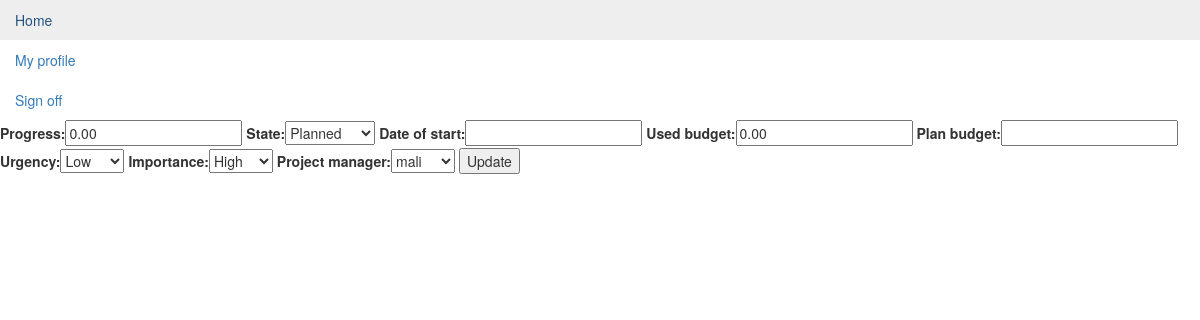
Screenshot of /dp/project/9/edit (signed in) with the database file from the repository.
### dp/models.py (models this page shows, shortened)
class Project(models.Model):
    portfolio = models.ForeignKey(Portfolio, on_delete=models.SET_NULL, null=True, blank=True)
    project_name = models.TextField()
    description = models.CharField(max_length=200)
    plan_budget = models.DecimalField(max_digits=15, decimal_places=2, null=True, blank=True)
    used_budget = models.DecimalField(max_digits=15, decimal_places=2, default=0)
    manhours = models.DecimalField(max_digits=15, decimal_places=0, null=True, blank=True)
    pub_date = models.DateTimeField (auto_now_add=True)
    start_date = models.DateField ('date of start', null=True, blank=True)
    deadline = models.DateField ('date of deadline', null=True, blank=True)
    possible_income = models.DecimalField(max_digits=15, decimal_places=2, null=True, blank=True)
    complexity = models.CharField(max_length=1, choices=COMPLEXITY_VALUES, null=True)
    type = models.CharField(max_length=1, choices=TYPE_VALUES, null=True)
    urgency = models.CharField(max_length=1, choices=PRIORITY_VALUES, null=True)
    importance = models.CharField(max_length=1, choices=PRIORITY_VALUES, null=True)
    STATE_VALUES = (
        ('1', 'Planned'),
        ('2', 'Ongoing'),
        ('3', 'Finished'),
        ('4', 'Interrupted'),
        ('5', 'Stopped'),
    )
    state = models.CharField(max_length=1, choices=STATE_VALUES, default=1)
    progress = models.DecimalField(max_digits=3, decimal_places=2, default=0,
                                   validators=[MaxValueValidator(1.00), MinValueValidator(0.00)])
    project_manager = models.ForeignKey(Employee, on_delete=models.SET_NULL, null=True, blank=True)

### dp/views.py (the view)
# urls.py: url(r'^project/(?P<pk>\d+)/edit$', login_required(views.ProjectUpdateView.as_view()), name='project_edit'),
class ProjectUpdateView(UpdateView):
    model = Project
    fields = ['progress', 'state', 'start_date', 'used_budget', 'plan_budget', 'urgency', 'importance', 'project_manager']
    template_name = "dp/project_update_form.html"

### dp/models.py (called while the page is built)
    def __str__(self):
        return self.user.username

### templates/dp/project_update_form.html (shortened to what this page needs)
{% extends "dp/base.html" %}
{% block content %}
    <form action="" method="post">
        {{ form }}
         <input type="submit" value="Update" />
    </form>
{% endblock %}

### rows the page displays
Project: progress "0.00", state "Planned", used_budget "0.00", urgency "Low", importance "High", project_manager "mali"
